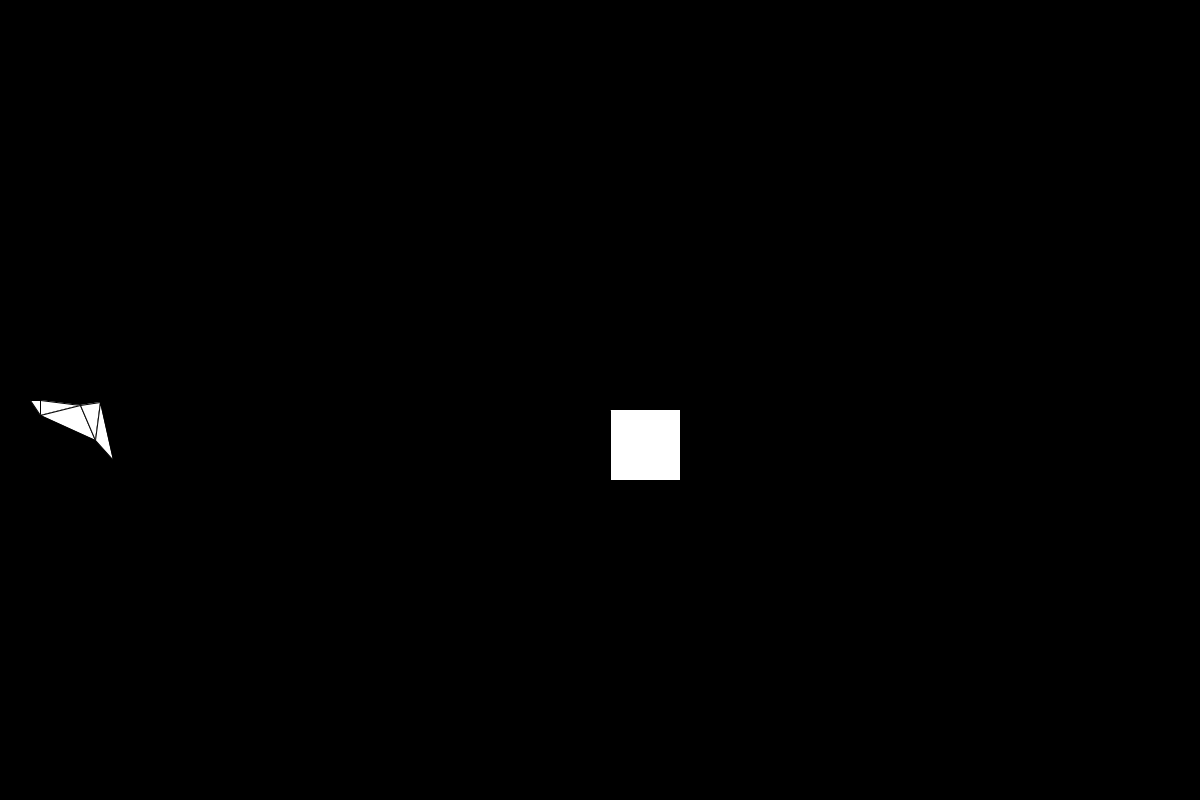
Frame 1 (no input)
Frame 60 (the mouse pressed at the canvas centre just before this capture): identical to frame 1, image omitted
Frame 120 (the mouse held since frame 60 and released just before this capture): identical to frame 1, image omitted

The Processing sketch that drew this single still picture (run headless with seeded random() and noise(); from frame 60 on, the mouse is pressed at the canvas centre):

// Processing sketch: vertex_test
// ── vertex_test.pde

PShape sh1;
PShape tri;

void setup()
{
  size(1200,800);
  background(0);
  
  // shape1
  sh1 = createShape();
  sh1.beginShape();
  sh1.vertex(10,10);
  sh1.vertex(10,80);
  sh1.vertex(80,80);
  sh1.vertex(80,10);
  sh1.endShape();
  
  tri = createShape();
  tri.beginShape(TRIANGLE_STRIP);
  tri.vertex(0,0);
  tri.vertex(10,0);
  tri.vertex(10,15);
  tri.vertex(50,5);
  tri.vertex(65,40);
  tri.vertex(70,2);
  tri.vertex(83, 60);
  tri.endShape();
  
  // draw
  shape(sh1, width/2, height/2);
  shape(tri, 30, 400);
  // Eo setup
}


void draw()
{
 
  
}
